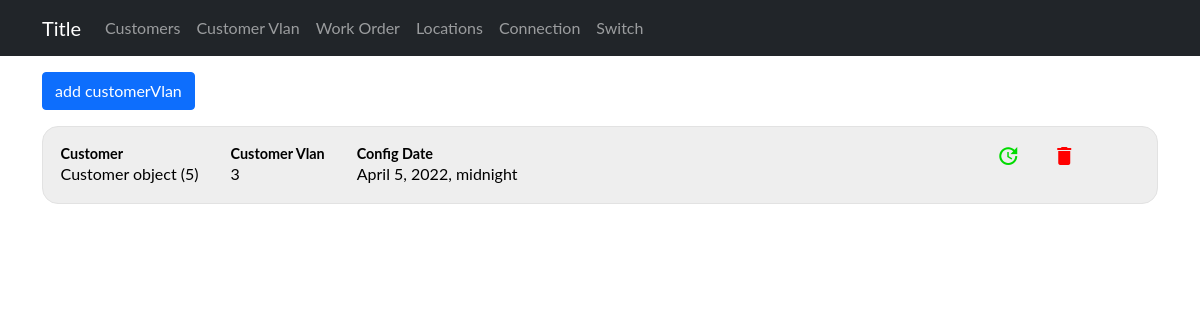
The page /devices/customerVlan on the database as committed earlier.
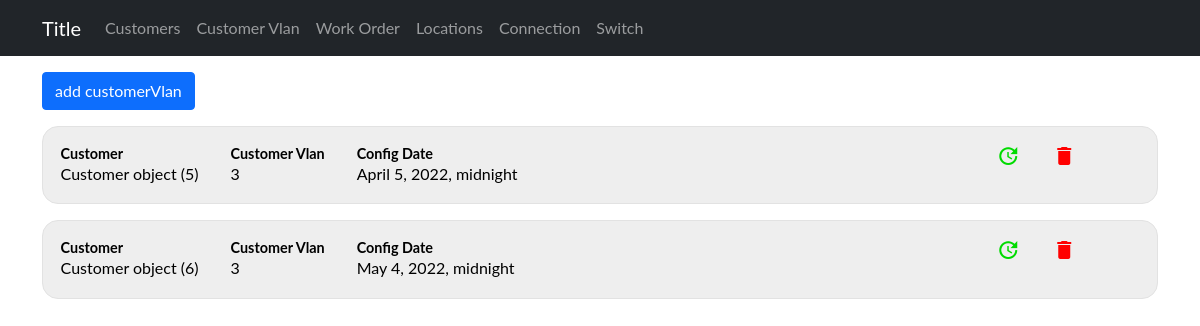
The same page on the database as committed later.
### sitadevices/models.py (models this page shows)
class CustomerVlan(models.Model):
    customor = models.ForeignKey(Customer, on_delete=models.CASCADE)
    vlan_number = models.IntegerField()
    usage = models.CharField(choices=usages, max_length=200)
    config_date = models.DateTimeField()
    vlan_description = models.TextField()
    ip_config = models.CharField(choices=ip, max_length=200)
    dhcp_ip_range = models.CharField(max_length=50)
    lan_ip_range = models.CharField(max_length=50)
    lan_subnet_mask = models.CharField(max_length=50)
    wan_public_ip = models.CharField(max_length=50)
    wan_subnet_mask = models.CharField(max_length=50)
    bandwidth = models.IntegerField()
    additional_config = models.TextField()
    remark = models.TextField()
    disconnection_date = models.DateField(null=True, blank=True)
    submitted_date_time = models.DateTimeField(default=timezone.now)

class Customer(models.Model):
    company_name = models.CharField(max_length=255)
    contact_person = models.CharField(max_length=255)
    email = models.EmailField()
    phone = models.IntegerField()
    active = models.CharField(choices=yesno, max_length=200)
    submitted_date_time = models.DateTimeField(default=timezone.now)

### sitadevices/views.py (the view)
# urls.py: path('customerVlan', CustomerVlans, name="customerVlanlist"),
def CustomerVlans(request):
    customerVlan = CustomerVlan.objects.all()
    dic = {
        'customerVlan': customerVlan,
    }
    return render(request, 'admin/customervlan/customerVlan.html', {'dic': dic})

### sitadevices/templates/admin/customervlan/CustomerVlan.html (shortened to what this page needs)
{% extends '../base1.html' %}
{% block content %}
<div class="container">
    <a href="{%url 'device:customerVlaninp' %}"><button type="button" class="btn btn-primary mt-3"> add customerVlan</button></a>
{% for customerVlan in dic.customerVlan %}
    <div class="grid">
        <a href="{%url 'device:customerVlanind' customerVlan.id%}">
            <div class="flex">
                <div class="margin-right">
                    <h4 class="list-title">Customer</h4>
                    <p>{{customerVlan.customor}}</p>
                </div>
                <div class="margin-right">
                    <h4 class="list-title">Customer Vlan</h4>
                    <p>{{customerVlan.vlan_number}}</p>
                </div>
                <div class="margin-right">
                    <h4 class="list-title">Config Date</h4>
                    <p>{{customerVlan.config_date}}</p>
                </div>
            </div>
        </a>
        <div class="delupd">
            <a class="upd"href="{%url 'device:customerVlanupd' customerVlan.id%}"><span class="material-icons md-36">update</span></a>
            <a class="del" href="{%url 'device:customerVlandel' customerVlan.id%}"><span class="material-icons md-36">delete</span></a>
        </div>
    </div>
{% endfor %}
</div>
{% endblock  %}

Rows that differ between the two databases and show on the page:
added CustomerVlan: customor "Customer object (6)", vlan_number "3", config_date "May 4, 2022, midnight"
